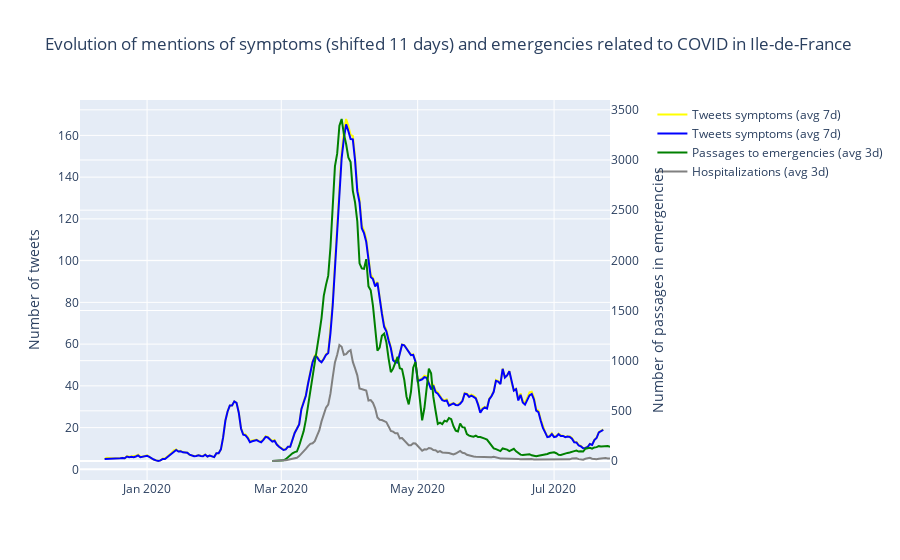

The notebook cell this image was saved under:
### Markdown cell above
We shift the tweets curve by 11 days and find that the two curves superpose.

### Code cell
def plot_shifted_emergencies(lag) :
    
    # Shift : 
    tweets_symptoms['symptom_shift_3'] = tweets_symptoms['has_symptom_mean_3'].shift(lag)
    tweets_symptoms['symptom_shift'] = tweets_symptoms['has_symptom'].shift(lag)
    tweets_symptoms_filtered['symptom_shift'] = tweets_symptoms_filtered['has_symptom'].shift(lag)
    tweets_symptoms_filtered['symptom_shift_3'] = tweets_symptoms_filtered['has_symptom_mean_3'].shift(lag)

    
    symptoms = 'symptom_shift'

    #label_emergency = emergencies_dict.get(type_emergency)
    
    traces=[]
    traces.append(go.Scatter(x = tweets_symptoms['day'],
                            y = tweets_symptoms['symptom_shift_3'].values,
                            mode = 'lines',
                             line=dict(color='yellow'),
                            name = 'Tweets symptoms (avg 7d)',
                            yaxis="y1"))

    traces.append(go.Scatter(x = tweets_symptoms_filtered['day'],
                            y = tweets_symptoms_filtered['symptom_shift_3'].values,
                            mode = 'lines',
                             line=dict(color='blue'),
                            name = 'Tweets symptoms (avg 7d)',
                            yaxis="y1"))
    
    traces.append(go.Scatter(x = urgences.date_de_passage, 
                             y = urgences['nbre_pass_corona_mean_3'],
                             mode = 'lines',
                             name = 'Passages to emergencies (avg 3d)',
                             line=dict(color='green'),
                             yaxis="y2"))
    traces.append(go.Scatter(x = urgences.date_de_passage, 
                             y = urgences['nbre_hospit_corona_mean_3'],
                             mode = 'lines',
                             name = 'Hospitalizations (avg 3d)',
                             line=dict(color='grey'),
                             yaxis="y2"))
    
    layout = go.Layout(title="Evolution of mentions of symptoms (shifted 11 days) and emergencies related to COVID in Ile-de-France",
                        legend={"x" : 1.08, "y" : 1},
                       yaxis=dict(title='Number of tweets'),
                       yaxis2=dict(title='Number of passages in emergencies',
                                   overlaying='y',
                                   side='right'))
    
    fig = go.Figure(traces, layout)
    py.iplot(fig)
    
plot_shifted_emergencies(lag=11)

### Figure 1 — Plotly figure (JSON) as saved in the notebook; plotly's stock layout.template omitted (floating-point values rounded to 4 significant figures; data arrays with more than 128 entries replaced by an {"elided": "..."} marker saying what was removed)
{"data": [{"line": {"color": "yellow"}, "mode": "lines", "name": "Tweets symptoms (avg 7d)", "type": "scatter", "x": {"elided": "234 str values"}, "y": {"elided": "234 float values"}, "yaxis": "y"}, {"line": {"color": "blue"}, "mode": "lines", "name": "Tweets symptoms (avg 7d)", "type": "scatter", "x": {"elided": "234 str values"}, "y": {"elided": "234 float values"}, "yaxis": "y"}, {"line": {"color": "green"}, "mode": "lines", "name": "Passages to emergencies (avg 3d)", "type": "scatter", "x": {"elided": "154 str values"}, "y": {"elided": "154 float values"}, "yaxis": "y2"}, {"line": {"color": "grey"}, "mode": "lines", "name": "Hospitalizations (avg 3d)", "type": "scatter", "x": {"elided": "154 str values"}, "y": {"elided": "154 float values"}, "yaxis": "y2"}], "layout": {"legend": {"x": 1.08, "y": 1}, "title": {"text": "Evolution of mentions of symptoms (shifted 11 days) and emergencies related to COVID in Ile-de-France"}, "yaxis": {"title": {"text": "Number of tweets"}}, "yaxis2": {"overlaying": "y", "side": "right", "title": {"text": "Number of passages in emergencies"}}}}
